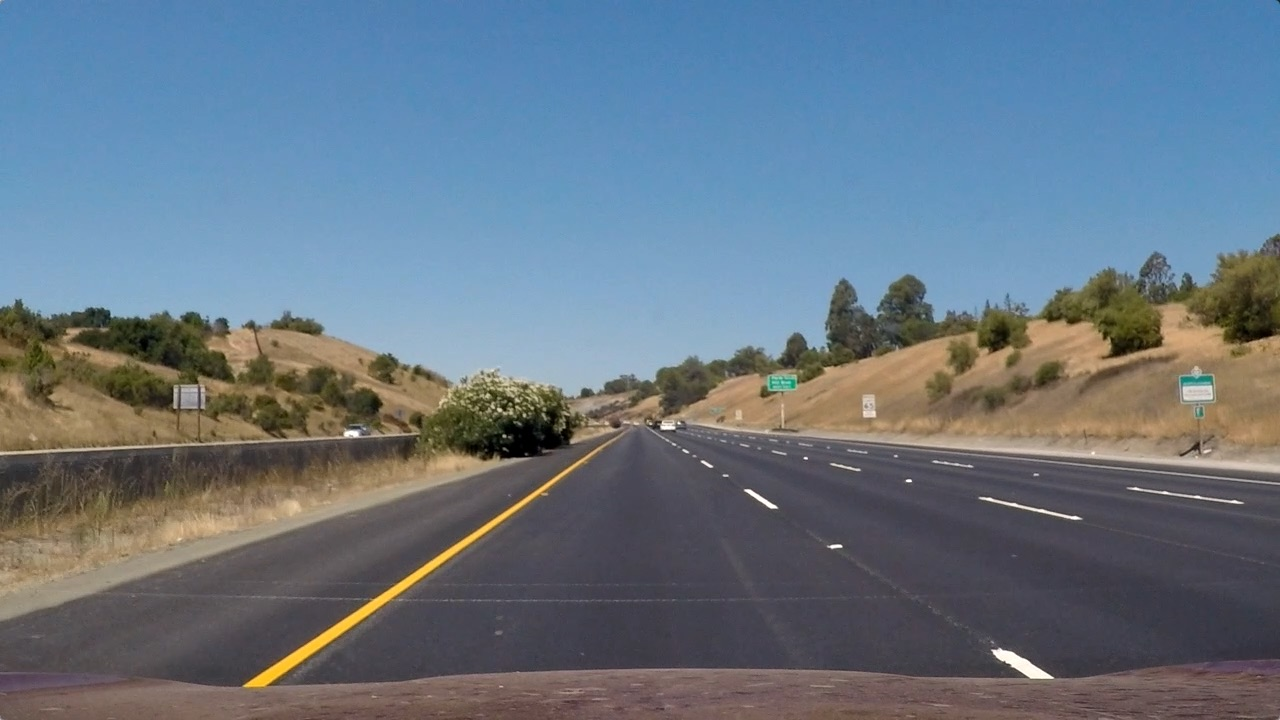
#> input picture test_images/test_straight_lines1.jpg, 1280 x 720 px
$ jupyter execute --allow-errors P4.ipynb   (shell and % lines are left out)   (older library calls are emulated)
#> lines starting #> are read from the running program, lines starting #| are printed output that depends on the picture
#> further down, init_img is the input picture: shape (720, 1280, 3); mean R, G, B 103.2, 117.7, 131.2
# Self-Driving Car Engineer Nanodegree

## Project: **Advanced Lane Lines**
***
### The Goal of this Project
In this project, your goal is to write a software pipeline to identify the lane boundaries in a video from a front-facing camera on a car. The camera calibration images, test road images, and project videos are available in the [project repository](https://github.com/udacity/CarND-Advanced-Lane-Lines).

### The steps of this project are the following:

1. Compute the camera calibration matrix and distortion coefficients given a set of chessboard images.
2. Apply a distortion correction to raw images.
3. Apply a perspective transform to rectify distortion corrected image ("birds-eye view").
4. Use color threshold and/or gradient transforms to create a binary image.
5. Detect lane pixels and fit to find the lane boundary.
6. Determine the radius of curvature and car offset.
7. Warp the detected lane boundaries back onto the original image.
8. Output visual display of the lane boundaries and numerical estimation of lane curvature and vehicle position.
9. Line fit based on sanity checks.
10. Integrate the pipeline and test on images.
11. Test on videos.

The images for camera calibration are stored in the folder called camera_cal. The images in test_images are for testing your pipeline on single frames. If you want to extract more test images from the videos, you can simply use an image writing method like cv2.imwrite(), i.e., you can read the video in frame by frame as usual, and for frames you want to save for later you can write to an image file.

To help the reviewer examine your work, please save examples of the output from each stage of your pipeline in the folder called ouput_images, and include a description in your writeup for the project of what each image shows. The video called project_video.mp4 is the video your pipeline should work well on.

The challenge_video.mp4 video is an extra (and optional) challenge for you if you want to test your pipeline under somewhat trickier conditions. The harder_challenge.mp4 video is another optional challenge and is brutal!

If you're feeling ambitious (again, totally optional though), don't stop there! We encourage you to go out and take video of your own, calibrate your camera and show us how you would implement this project from scratch!

### Step-1: Compute the camera calibration matrix and distortion coefficients given a set of chessboard images.

(i) Use chessboard images and OpenCV functions [findChessboardCorners()](https://docs.opencv.org/2.4/modules/calib3d/doc/camera_calibration_and_3d_reconstruction.html#cv2.findChessboardCorners) and [drawChessboardCorners()](https://docs.opencv.org/2.4/modules/calib3d/doc/camera_calibration_and_3d_reconstruction.html#cv2.drawChessboardCorners) to [extract image points and object points](https://github.com/udacity/CarND-Camera-Calibration/blob/master/camera_calibration.ipynb)
(ii) Use the OpenCV functions [cv2.calibrateCamera()](https://docs.opencv.org/3.0-beta/doc/py_tutorials/py_calib3d/py_calibration/py_calibration.html) to calculate camera calibration matrix and distortion coefficients.

[cell 1]
# Imports
import numpy as np
import cv2
import glob
import matplotlib.pyplot as plt
import matplotlib.image as mpimg
import pickle

[cell 2]
# Visualize Results
def visualize_results(img1, img2, str1, str2):
    f, (ax1, ax2) = plt.subplots(1, 2, figsize=(20,10))
    f.tight_layout()
    ax1.imshow(img1)
    ax1.set_title(str1, fontsize=30)
    ax2.imshow(img2, cmap='gray')
    ax2.set_title(str2, fontsize=30)
    plt.subplots_adjust(left=0., right=1, top=0.9, bottom=0.)

[cell 3]
# Compute the camera calibration matrix and distortion coefficients
def compute_camera(camera_cal_images, init_img, nx, ny):
    # extract object points and image points for camera calibration
    # prepare object points, like (0,0,0), (1,0,0), (2,0,0) ....,(6,5,0)
#> called with camera_cal_images = 'camera_cal/calib*.jpg', nx = 9, ny = 6
    objp = np.zeros((nx*ny,3), np.float32)
    objp[:,:2] = np.mgrid[0:nx, 0:ny].T.reshape(-1,2)

    # Arrays to store object points and image points from all the images.
    objpoints = [] # 3d points in real world space
    imgpoints = [] # 2d points in image plane.

    # Make a list of calibration images
    #images = glob.glob('camera_cal/calib*.jpg')
    images = glob.glob(camera_cal_images)

    # Step through the list and search for chessboard corners
    for idx, fname in enumerate(images):
        img = cv2.imread(fname)
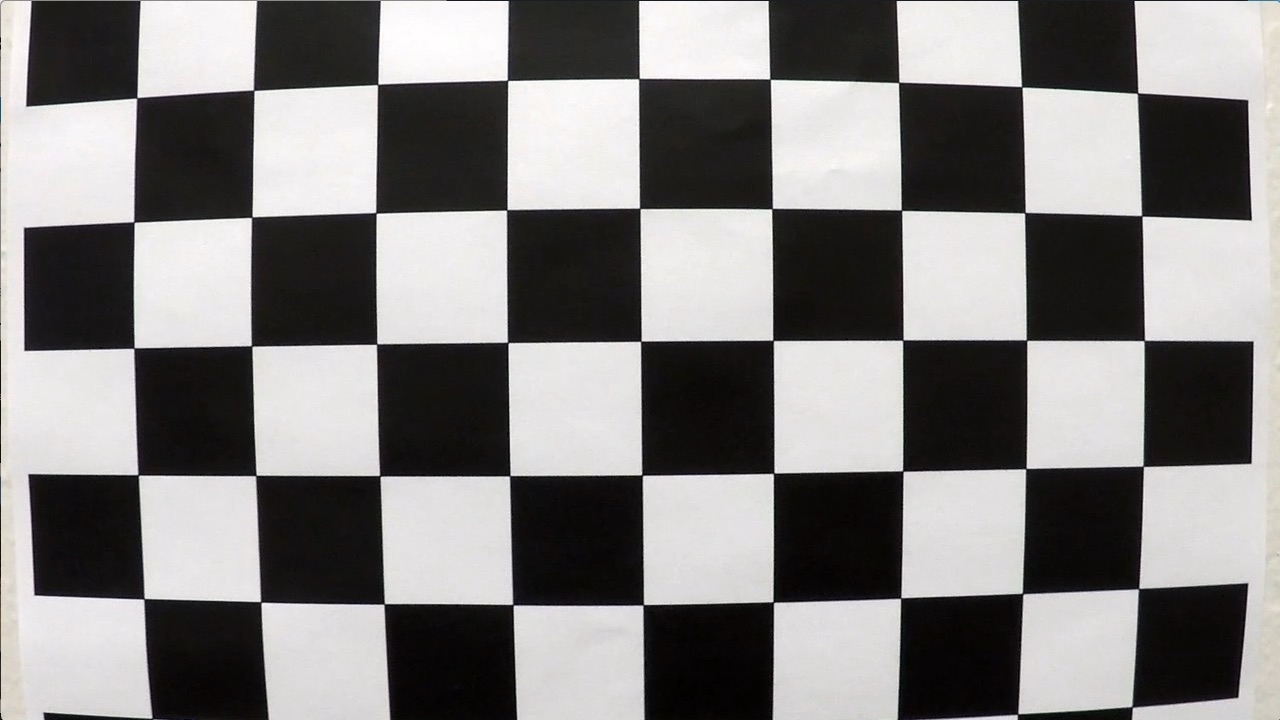
#> input picture camera_cal/calibration1.jpg, 1280 x 720 px
#> img is the input picture: shape (720, 1280, 3); mean B, G, R 127.8, 128.4, 130.1
        img_rgb = cv2.cvtColor(img, cv2.COLOR_BGR2RGB)
        img = np.copy(img_rgb)
        # Find the chessboard corners
        #ret, corners = cv2.findChessboardCorners(gray, (nx,ny), None)
        ret, corners = cv2.findChessboardCorners(img_rgb, (nx,ny), None)
#> ret = False; corners = None
        # If found, add object points, image points
        if ret == True:
            objpoints.append(objp)
            imgpoints.append(corners)
            # Draw and display the corners
            img_o = cv2.drawChessboardCorners(img_rgb, (nx,ny), corners, ret)
            # [4 lines of commented-out code are left out]
            visualize_results(img, img_o, 'Origial Image', 'Image Corners')
    #cv2.destroyAllWindows()
    init_img = cv2.cvtColor(img, cv2.COLOR_BGR2RGB)
    init_img_size = (init_img.shape[1], init_img.shape[0])
#> init_img_size = (1280, 720)
    #print("image size=", img_size)
    # Do camera calibration given object points and image points
    ret, mtx, dist, rvecs, tvecs = cv2.calibrateCamera(objpoints, imgpoints, init_img_size, None, None)
    # Save the camera calibration result for later use (we won't worry about rvecs / tvecs)
    dist_pickle = {}
    dist_pickle["mtx"] = mtx
    dist_pickle["dist"] = dist
    pickle.dump(dist_pickle, open("output_images/wide_dist_pickle.p", "wb" ) )
    #print("Camera calib. is done (one time only)")

[cell 4]
# Test compute_camera
nx  = 9
ny = 6
camera_cal_images = 'camera_cal/calib*.jpg'
init_img = mpimg.imread('test_images/test_straight_lines1.jpg')
#> (the rest of this cell did not finish here and is left out)

### Step-2: Apply a distortion correction to raw images.

Use the OpenCV functions [cv2.calibrateCamera()](https://docs.opencv.org/3.0-beta/doc/py_tutorials/py_calib3d/py_calibration/py_calibration.html) and [cv2.undistort()](https://docs.opencv.org/3.0-beta/doc/py_tutorials/py_calib3d/py_calibration/py_calibration.html) to compute the calibration and undistortion.

[cell 5]
# Distortion Correction
def dist_correct(img):
    # Read in the saved camera matrix and distortion coefficients
    # These are the arrays you calculated using cv2.calibrateCamera()
    dist_pickle = pickle.load(open("output_images/wide_dist_pickle.p" , "rb" ) )
#> (reads output_images/wide_dist_pickle.p from the repository)
    mtx = dist_pickle["mtx"]
    dist = dist_pickle["dist"]
    # undistort
    undist = cv2.undistort(img, mtx, dist, None, mtx)
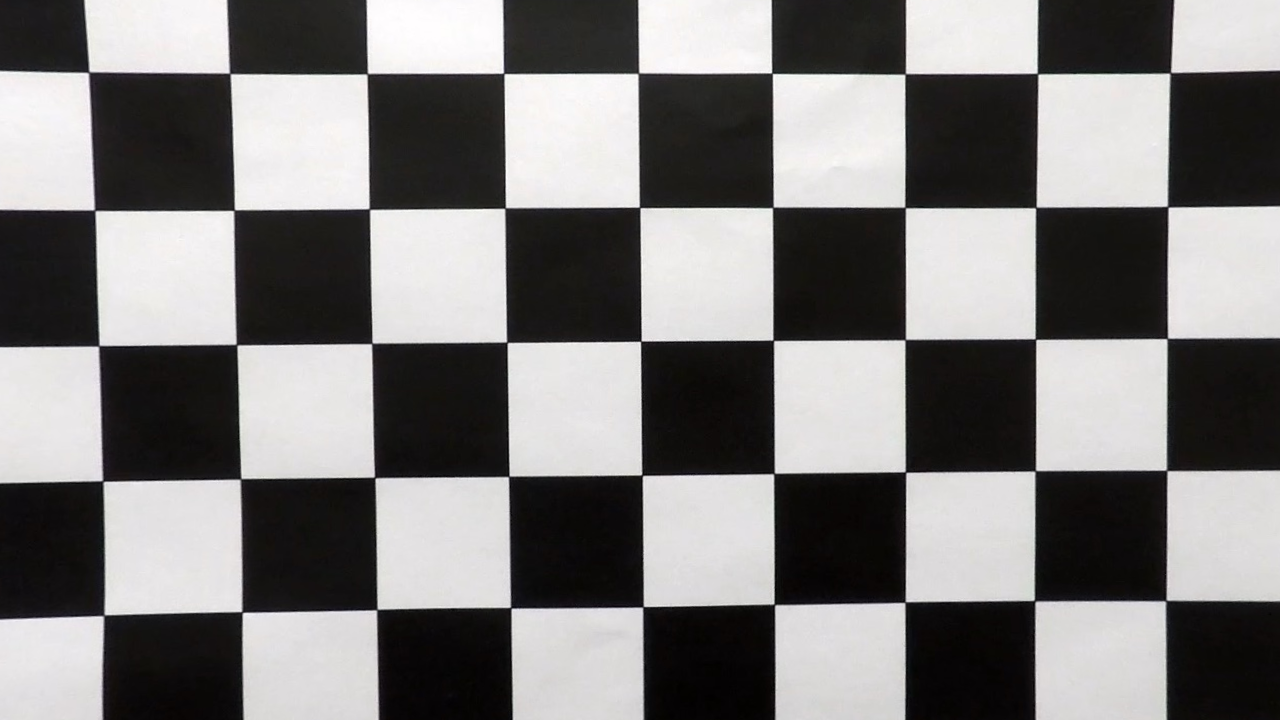
#> undist: shape (720, 1280, 3); mean B, G, R 123.3, 123.7, 125.3
    undist = cv2.cvtColor(undist, cv2.COLOR_BGR2RGB)
    #print("1-Camera distortion correction is done...")
    return undist

[cell 6]
# Test dist_correct on checker board images
t_images = sorted(glob.glob('camera_cal/*.jpg'))
for idx, pname,  in enumerate(t_images):
    fname = pname.split('/')[-1]
    # Read in an image
    img = cv2.imread(pname)
    #test_image = cv2.cvtColor(img, cv2.COLOR_BGR2RGB)
    # Run the function
    undist = dist_correct(img)
    # Save and visualize output images
    cv2.imwrite('output_images/'+'output_'+fname, undist)
    visualize_results(img, undist, pname, 'output_images/'+fname)
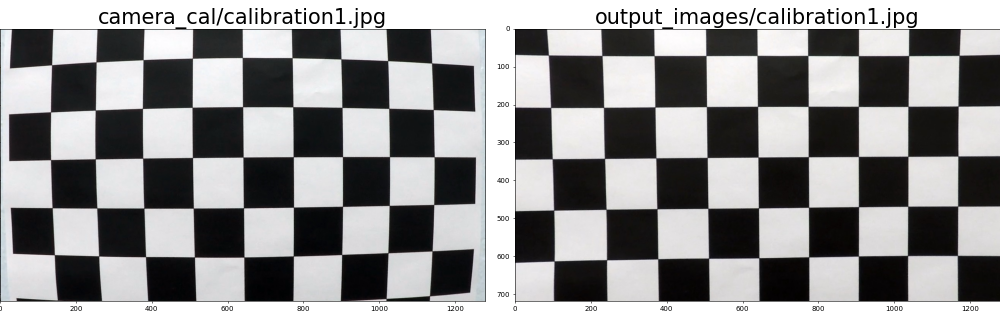
#> figure drawn by matplotlib, 2 panels; B, G, R data is drawn as R, G, B

[cell 7]
# Test dist_correct on all test images
t_images = sorted(glob.glob('test_images/*.jpg'))
for idx, pname,  in enumerate(t_images):
    fname = pname.split('/')[-1]
    # Read in an image
    img = cv2.imread(pname)
    test_image = cv2.cvtColor(img, cv2.COLOR_BGR2RGB)
    # Run the function
    undist = dist_correct(img)
#> in dist_correct (call 2), `undist = cv2.undistort(img, mtx, dist, None, mtx)`:
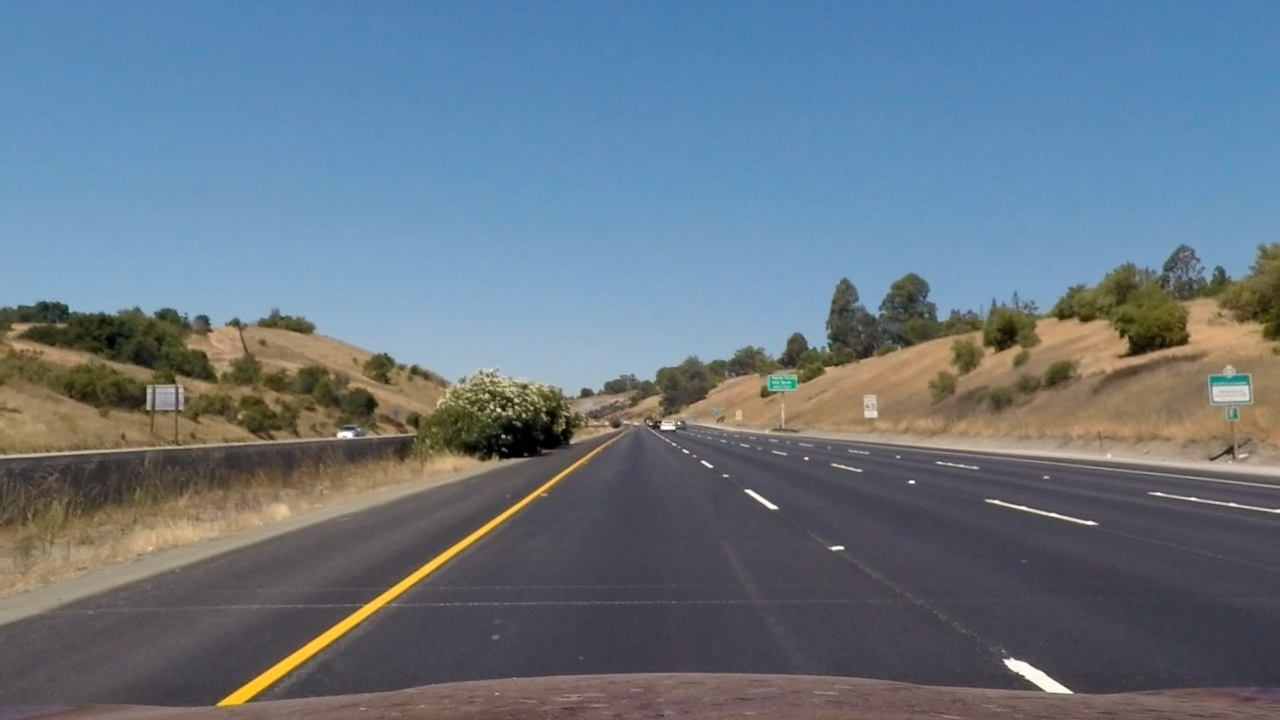
#> undist: shape (720, 1280, 3); mean B, G, R 131.6, 118.3, 103.6
    # Save and/or visualize output images
    cv2.imwrite('output_images/'+'output_'+fname, undist)
    visualize_results(test_image, undist, pname, 'output_images/'+fname )

### Step-3: Apply a perspective transform to rectify binary image ("birds-eye view").

[cell 8]
# Read source image points using interactive window
#%matplotlib qt5
#image = cv2.imread('test_images/test_straight_lines1.jpg')
#plt.imshow(test_image)

[cell 9]
# visualize points
image = cv2.imread('test_images/test_straight_lines1.jpg')
test_image = cv2.cvtColor(image, cv2.COLOR_BGR2RGB)
plt.subplots(1, 1, figsize=(10,5))
plt.imshow(test_image)
# source image points (read from interactive window)
plt.plot(758, 496, ".") # top right
plt.plot(1031, 670, ".") # bottom right
plt.plot(275, 670, ".") # bottom left
plt.plot(528, 496, ".") # top left
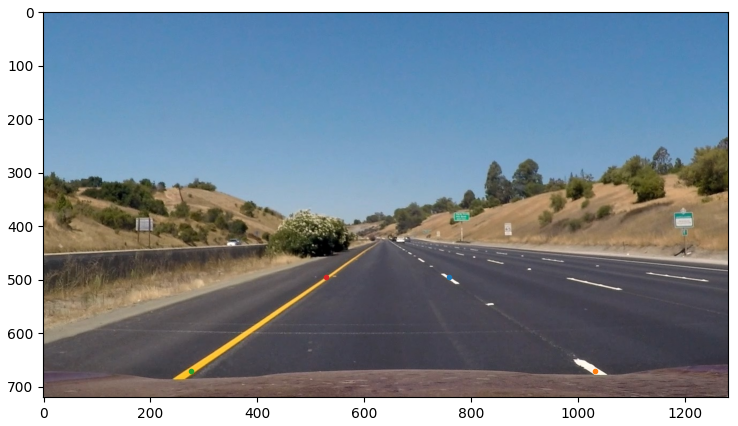
#> figure drawn by matplotlib, 1 panel
